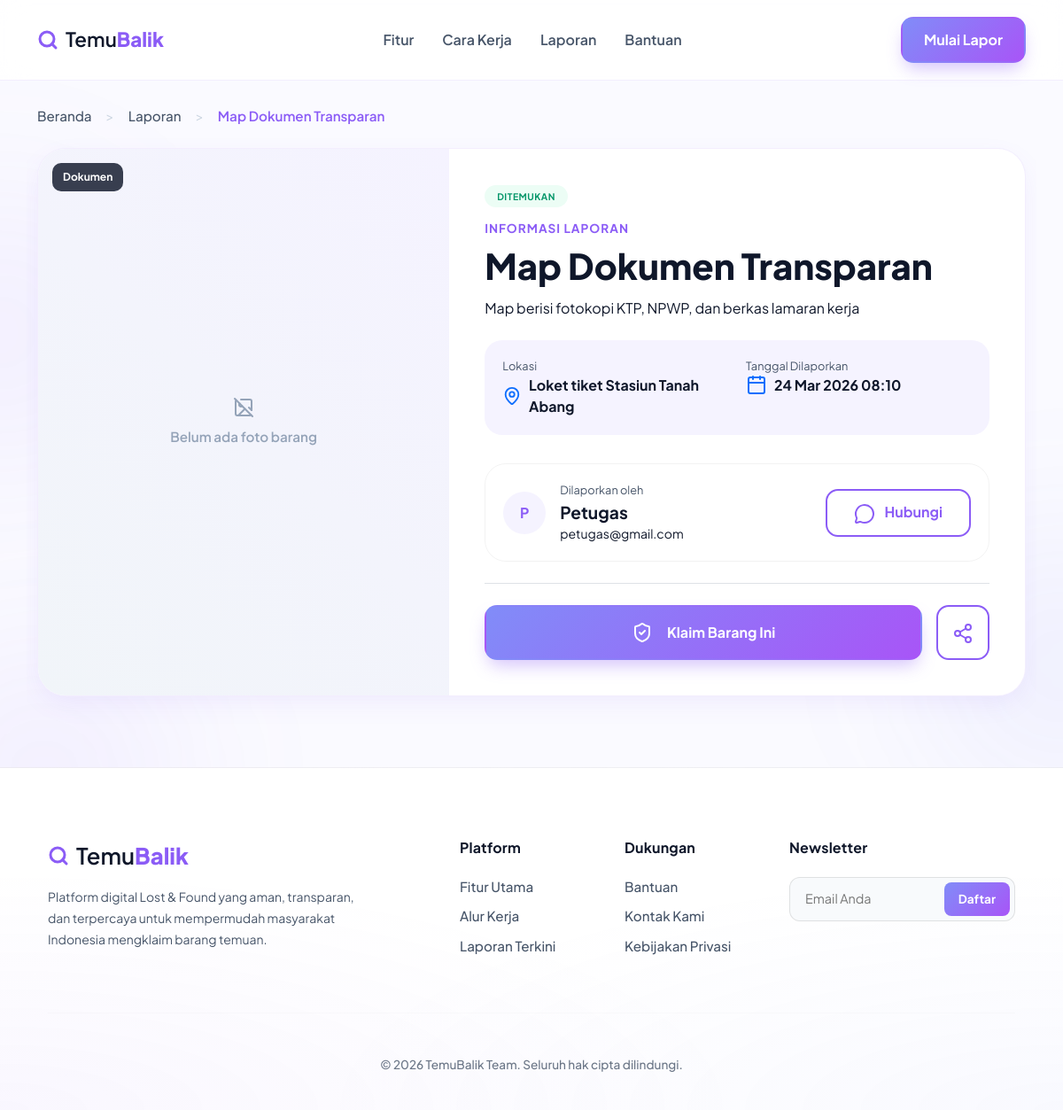
The app's page /laporan_detail.php?type=temuan&id=5 with its own data.
### tables this page shows
CREATE TABLE IF NOT EXISTS barang_temuan (
    id INT AUTO_INCREMENT PRIMARY KEY,
    nama_barang VARCHAR(100) NOT NULL,
    kategori VARCHAR(50) NOT NULL,
    deskripsi TEXT,
    lokasi_ditemukan VARCHAR(255) NOT NULL,
    tanggal_ditemukan DATETIME NOT NULL,
    foto VARCHAR(255),
    status ENUM('disimpan', 'dicocokkan', 'diklaim', 'diserahkan', 'tidak_klaim') DEFAULT 'disimpan',
    created_by INT NOT NULL,
    created_at TIMESTAMP DEFAULT CURRENT_TIMESTAMP,
    updated_at TIMESTAMP DEFAULT CURRENT_TIMESTAMP ON UPDATE CURRENT_TIMESTAMP,
    FOREIGN KEY (created_by) REFERENCES users(id) ON DELETE CASCADE,
    INDEX idx_status (status),
    INDEX idx_kategori (kategori),
    INDEX idx_created_by (created_by)
);

CREATE TABLE IF NOT EXISTS users (
    id INT AUTO_INCREMENT PRIMARY KEY,
    email VARCHAR(100) UNIQUE NOT NULL,
    password VARCHAR(255) NOT NULL,
    name VARCHAR(100) NOT NULL,
    role ENUM('petugas', 'pelapor') NOT NULL DEFAULT 'pelapor',
    phone VARCHAR(15),
    address TEXT,
    is_active TINYINT(1) DEFAULT 1,
    created_at TIMESTAMP DEFAULT CURRENT_TIMESTAMP,
    updated_at TIMESTAMP DEFAULT CURRENT_TIMESTAMP ON UPDATE CURRENT_TIMESTAMP,
    INDEX idx_email (email),
    INDEX idx_role (role)
);

### laporan_detail.php (the view, shortened to what this page needs)
<?php
require_once 'config/database.php';
$type = $_GET['type'] ?? '';
$id = isset($_GET['id']) ? (int) $_GET['id'] : 0;
$allowedTypes = ['temuan', 'kehilangan'];
if (!in_array($type, $allowedTypes, true) || $id <= 0) {
    http_response_code(404);
    $notFound = true;
} else {
    $notFound = false;
}
$report = null;
if (!$notFound) {
    try {
        if ($type === 'temuan') {
            $stmt = $conn->prepare(
                "SELECT
                    'temuan' as type,
                    bt.id,
                    bt.nama_barang,
                    bt.kategori,
                    bt.deskripsi,
                    bt.lokasi_ditemukan as lokasi_laporan,
                    bt.tanggal_ditemukan as tanggal_laporan,
                    bt.foto,
                    bt.status as status_laporan,
                    u.name as reporter_name,
                    u.email as reporter_email
                FROM barang_temuan bt
                JOIN users u ON bt.created_by = u.id
                WHERE bt.id = ? AND bt.status != 'diserahkan'"
            );
        }
        if ($stmt) {
            $stmt->bind_param('i', $id);
            $stmt->execute();
            $result = $stmt->get_result();
            $report = $result ? $result->fetch_assoc() : null;
        }
    } catch (Exception $e) {
        $report = null;
    }
}
?>
<!DOCTYPE html>
<html lang="id">
<head>
    <link href="https://cdn.jsdelivr.net/npm/bootstrap@5.3.2/dist/css/bootstrap.min.css" rel="stylesheet">
</head>
<body>
    <nav class="navbar navbar-expand-lg fixed-top" id="mainNav">
        <div class="container">
            <a class="brand-logo" href="index.php">
                <i data-lucide="search" class="me-2" style="color: var(--primary-purple); stroke-width: 3;"></i>
                <span class="temu">Temu</span><span class="balik">Balik</span>
            </a>
            <div class="collapse navbar-collapse" id="navbarNav">
                <ul class="navbar-nav mx-auto align-items-center mb-3 mb-lg-0">
                    <li class="nav-item"><a class="nav-link px-3" href="index.php#features">Fitur</a></li>
                    <li class="nav-item"><a class="nav-link px-3" href="index.php#workflow">Cara Kerja</a></li>
                    <li class="nav-item"><a class="nav-link px-3" href="laporan.php">Laporan</a></li>
                    <li class="nav-item"><a class="nav-link px-3" href="#faq">Bantuan</a></li>
                </ul>
                <div class="text-center text-lg-start">
                    <a href="auth/login.php" class="btn btn-gradient-primary px-4 w-100 w-lg-auto">Mulai Lapor</a>
                </div>
            </div>
        </div>
    </nav>
    <div class="container detail-container">
        <?php if ($notFound): ?>
            <nav class="breadcrumb-nav">
                <a class="breadcrumb-link" href="index.php">Beranda</a>
                <span class="breadcrumb-separator">></span>
                <a class="breadcrumb-link" href="laporan.php">Laporan</a>
                <span class="breadcrumb-separator">></span>
                <span class="breadcrumb-active">Laporan tidak ditemukan</span>
            </nav>
            <div class="detail-card p-4 p-lg-5 text-center">
                <i data-lucide="file-x" style="width: 52px; height: 52px; color: var(--primary-purple);"></i>
                <h2 class="h4 mt-3 mb-2">Laporan tidak ditemukan</h2>
                <p class="text-muted mb-4">Data laporan yang Anda cari tidak tersedia atau sudah dihapus.</p>
                <a href="laporan.php" class="btn btn-outline-custom">Kembali</a>
            </div>
        <?php else: ?>
            <?php
                $badgeClass = $report['type'] === 'kehilangan' ? 'badge-lost' : 'badge-found';
                $badgeText = $report['type'] === 'kehilangan' ? 'Hilang' : 'Ditemukan';
                $parts = explode(' ', trim((string) $report['reporter_name']));
                $initials = '';
                foreach (array_slice($parts, 0, 2) as $part) {
                    $initials .= strtoupper(substr($part, 0, 1));
                }
                $reporterInitials = $initials !== '' ? $initials : 'U';
            ?>
            <nav class="breadcrumb-nav">
                <a class="breadcrumb-link" href="index.php">Beranda</a>
                <span class="breadcrumb-separator">></span>
                <a class="breadcrumb-link" href="laporan.php">Laporan</a>
                <span class="breadcrumb-separator">></span>
                <span class="breadcrumb-active"><?php echo htmlspecialchars($report['nama_barang']); ?></span>
            </nav>
            <div class="detail-card">
                <div class="row g-0">
                    <div class="col-lg-5">
                        <div class="detail-image-box">
                            <span class="badge-category"><?php echo htmlspecialchars($report['kategori']); ?></span>
                            <?php if (!empty($report['foto']) && file_exists('uploads/' . $report['foto'])): ?>
                                <img src="uploads/<?php echo htmlspecialchars($report['foto']); ?>" alt="<?php echo htmlspecialchars($report['nama_barang']); ?>">
                            <?php else: ?>
                                <div class="detail-image-placeholder">
                                    <i data-lucide="image-off" size="44"></i>
                                    <span>Belum ada foto barang</span>
                                </div>
                            <?php endif; ?>
                        </div>
                    </div>
                    <div class="col-lg-7">
                        <div class="detail-content-box">
                            <div class="mb-3">
                                <span class="status-badge <?php echo $badgeClass; ?>"><?php echo $badgeText; ?></span>
                            </div>
                            <span class="detail-label">Informasi Laporan</span>
                            <h1 class="detail-title"><?php echo htmlspecialchars($report['nama_barang']); ?></h1>
                            <p class="text-slate mb-4"><?php echo nl2br(htmlspecialchars($report['deskripsi'])); ?></p>
                            <div class="info-grid">
                                <div class="info-item">
                                    <span class="info-key">Lokasi</span>
                                    <span class="info-val d-flex align-items-center">
                                        <i data-lucide="map-pin" size="14" class="me-2 text-primary"></i>
                                        <span><?php echo htmlspecialchars($report['lokasi_laporan']); ?></span>
                                    </span>
                                </div>
                                <div class="info-item">
                                    <span class="info-key">Tanggal Dilaporkan</span>
                                    <span class="info-val d-flex align-items-center">
                                        <i data-lucide="calendar" size="14" class="me-2 text-primary"></i>
                                        <span><?php echo date('d M Y H:i', strtotime($report['tanggal_laporan'])); ?></span>
                                    </span>
                                </div>
                            </div>
                            <div class="reporter-card">
                                <div class="d-flex align-items-center gap-3">
                                    <div class="reporter-avatar"><?php echo htmlspecialchars($reporterInitials); ?></div>
                                    <div>
                                        <span class="info-key d-block">Dilaporkan oleh</span>
                                        <span class="reporter-name"><?php echo htmlspecialchars($report['reporter_name']); ?></span>
                                        <span class="d-block text-slate small"><?php echo htmlspecialchars($report['reporter_email']); ?></span>
                                    </div>
                                </div>
                                <a href="mailto:<?php echo rawurlencode((string) $report['reporter_email']); ?>" class="btn btn-outline-custom">
                                    <i data-lucide="message-circle" size="18" class="me-2"></i> Hubungi
                                </a>
                            </div>
                            <div class="mt-4 pt-4 border-top">
                                <div class="d-flex gap-3">
                                    <a href="auth/login.php" class="btn btn-gradient-primary flex-grow-1 py-3">
                                        <i data-lucide="shield-check" size="18" class="me-2"></i> Klaim Barang Ini
                                    </a>
                                    <button id="btnShare" class="btn btn-outline-custom p-3" title="Bagikan" type="button">
                                        <i data-lucide="share-2" size="20"></i>
                                    </button>
                                </div>
                            </div>
                        </div>
                    </div>
                </div>
            </div>
        <?php endif; ?>
    </div>
    <footer id="faq">
        <div class="container position-relative px-4">
            <div class="row g-4 text-start">
                <div class="col-lg-5">
                    <a class="footer-brand" href="index.php">
                        <i data-lucide="search" class="me-2" style="color: var(--primary-purple); stroke-width: 3;"></i>
                        <span class="temu">Temu</span><span class="balik">Balik</span>
                    </a>
                    <p class="small pe-lg-5" style="max-width: 400px; line-height: 1.7;">Platform digital Lost & Found yang aman, transparan, dan terpercaya untuk mempermudah masyarakat Indonesia mengklaim barang temuan.</p>
                </div>
                <div class="col-6 col-md-3 col-lg-2">
                    <h6 class="footer-heading">Platform</h6>
                    <ul class="list-unstyled">
                        <li><a href="index.php#features" class="footer-link">Fitur Utama</a></li>
                        <li><a href="index.php#workflow" class="footer-link">Alur Kerja</a></li>
                        <li><a href="laporan.php" class="footer-link">Laporan Terkini</a></li>
                    </ul>
                </div>
                <div class="col-6 col-md-3 col-lg-2">
                    <h6 class="footer-heading">Dukungan</h6>
                    <ul class="list-unstyled">
                        <li><a href="#faq" class="footer-link">Bantuan</a></li>
                        <li><a href="#faq" class="footer-link">Kontak Kami</a></li>
                        <li><a href="#faq" class="footer-link">Kebijakan Privasi</a></li>
                    </ul>
                </div>
                <div class="col-lg-3">
                    <h6 class="footer-heading">Newsletter</h6>
                    <div class="newsletter-group-light">
                        <input type="email" placeholder="Email Anda">
                        <button type="button">Daftar</button>
                    </div>
                </div>
            </div>
            <hr class="mt-5 mb-4" style="border-color: rgba(0,0,0,0.06);">
            <div class="copyright-text">
                <p class="mb-0">© <?php echo date('Y'); ?> TemuBalik Team. Seluruh hak cipta dilindungi.</p>
            </div>
        </div>
    </footer>
</body>
</html>

### records on screen
barang_temuan: nama_barang "Map Dokumen Transparan", kategori "Dokumen", deskripsi "Map berisi fotokopi KTP, NPWP, dan berkas lamaran kerja", lokasi_ditemukan "Loket tiket Stasiun Tanah Abang", tanggal_ditemukan "24 Mar 2026 08:10", created_by.name "Petugas", created_by.email "petugas@gmail.com"

### other values on screen
$badgeText "DITEMUKAN"
$reporterInitials "P"
